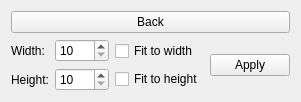
<?xml version="1.0" encoding="UTF-8"?>
<ui version="4.0">
    <class>ResizeCommandWidget</class>
    <widget class="QWidget" name="ResizeCommandWidget">
        <layout class="QVBoxLayout" name="mainLayout">
            <item>
                <widget class="QPushButton" name="returnBackBtn">
                    <property name="text">
                        <string>Back</string>
                    </property>
                </widget>
            </item>
            <item>
                <layout class="QHBoxLayout" name="bottomLayout">
                    <item>
                        <layout class="QVBoxLayout" name="verticalLayout_2">
                            <item>
                                <layout class="QHBoxLayout" name="widthLayout">
                                    <item>
                                        <widget class="QLabel" name="widthLbl">
                                            <property name="text">
                                                <string>Width:</string>
                                            </property>
                                        </widget>
                                    </item>
                                    <item>
                                        <widget class="QSpinBox" name="widthInput">
                                            <property name="minimum">
                                                <number>10</number>
                                            </property>
                                            <property name="maximum">
                                                <number>1920</number>
                                            </property>
                                        </widget>
                                    </item>
                                </layout>
                            </item>
                            <item>
                                <layout class="QHBoxLayout" name="heightLayout">
                                    <item>
                                        <widget class="QLabel" name="heightLbl">
                                            <property name="text">
                                                <string>Height:</string>
                                            </property>
                                        </widget>
                                    </item>
                                    <item>
                                        <widget class="QSpinBox" name="heightInput">
                                            <property name="minimum">
                                                <number>10</number>
                                            </property>
                                            <property name="maximum">
                                                <number>1080</number>
                                            </property>
                                        </widget>
                                    </item>
                                </layout>
                            </item>
                        </layout>
                    </item>
                    <item>
                        <layout class="QVBoxLayout" name="aspectRatioLayout">
                            <item>
                                <widget class="QCheckBox" name="fitWidthSlot">
                                    <property name="text">
                                        <string>Fit to width</string>
                                    </property>
                                </widget>
                            </item>
                            <item>
                                <widget class="QCheckBox" name="fitHeightSlot">
                                    <property name="text">
                                        <string>Fit to height</string>
                                    </property>
                                </widget>
                            </item>
                        </layout>
                    </item>
                    <item>
                        <widget class="QPushButton" name="applyBtn">
                            <property name="text">
                                <string>Apply</string>
                            </property>
                        </widget>
                    </item>
                </layout>
            </item>
        </layout>
    </widget>
    <resources/>
    <connections/>
</ui>
